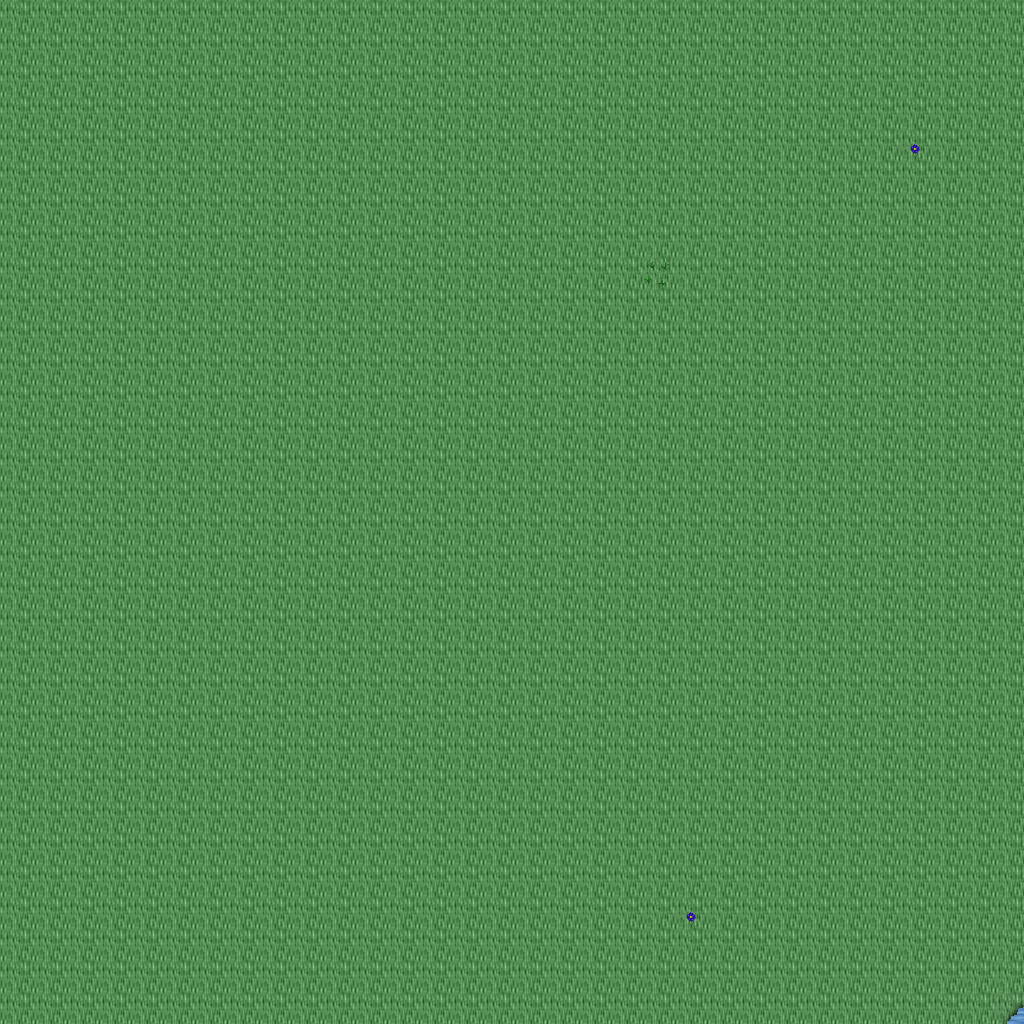

Tiled map render using the project's own tile images. Description and the map definition, with tile-layer contents summarised, below:
An orthogonal 32x32 tile map with 32x32 px tiles, 5 tile layers (Ground, Objects, Objects2, Above, ...), 1 hidden layer not drawn, 12 tilesets.

<map version="1.10" tiledversion="1.11.0" orientation="orthogonal" renderorder="right-down" width="32" height="32" tilewidth="32" tileheight="32" infinite="0" nextlayerid="11" nextobjectid="1">
 <tileset firstgid="1" name="ground_ground" tilewidth="32" tileheight="32" tilecount="33" columns="3">
  <image source="../drawable/ground_ground.png" width="96" height="352" />
 </tileset>
 <tileset firstgid="34" name="ground_water_pool" tilewidth="32" tileheight="32" tilecount="72" columns="3">
  <image source="../drawable/ground_water_pool.png" width="96" height="768" />
 </tileset>
 <tileset firstgid="106" name="ground_grass_edges" tilewidth="32" tileheight="32" tilecount="36" columns="12">
  <image source="../drawable/ground_grass_edges.png" width="384" height="96" />
 </tileset>
 <tileset firstgid="142" name="ground_grass_corners" tilewidth="32" tileheight="32" tilecount="24" columns="6">
  <image source="../drawable/ground_grass_corners.png" width="192" height="128" />
 </tileset>
 <tileset firstgid="166" name="building_wall_wood" tilewidth="32" tileheight="32" tilecount="16" columns="4">
  <image source="../drawable/building_wall_wood.png" width="128" height="128" />
 </tileset>
 <tileset firstgid="182" name="plant_grasses" tilewidth="32" tileheight="32" tilecount="6" columns="3">
  <image source="../drawable/plant_grasses.png" width="96" height="64" />
 </tileset>
 <tileset firstgid="188" name="plant_flower_daisy_yellow" tilewidth="32" tileheight="32" tilecount="8" columns="2">
  <image source="../drawable/plant_flower_daisy_yellow.png" width="64" height="128" />
 </tileset>
 <tileset firstgid="196" name="plant_flower_daisy_blue" tilewidth="32" tileheight="32" tilecount="8" columns="2">
  <image source="../drawable/plant_flower_daisy_blue.png" width="64" height="128" />
 </tileset>
 <tileset firstgid="204" name="building_door_door_w" tilewidth="32" tileheight="32" tilecount="6" columns="2">
  <image source="../drawable/building_door_door_w.png" width="64" height="96" />
 </tileset>
 <tileset firstgid="210" name="building_door_door_e" tilewidth="32" tileheight="32" tilecount="6" columns="2">
  <image source="../drawable/building_door_door_e.png" width="64" height="96" />
 </tileset>
 <tileset firstgid="216" name="logic_creature_animal" tilewidth="32" tileheight="32" tilecount="32" columns="8">
  <image source="../drawable/logic_creature_animal.png" width="256" height="128" />
 </tileset>
 <tileset firstgid="248" name="logic_collision" tilewidth="32" tileheight="32" tilecount="1" columns="1">
  <image source="../drawable/logic_collision.png" width="32" height="32" />
 </tileset>
 <layer id="1" name="Ground" width="32" height="32">
  <data>[1024 cells, 1024 non-empty, 2 distinct tile ids]</data>
 </layer>
 <layer id="2" name="Objects" width="32" height="32">
  <data>[1024 cells, 1 non-empty, 1 distinct tile ids]</data>
 </layer>
 <layer id="3" name="Objects2" width="32" height="32">
  <data>[1024 cells, 3 non-empty, 2 distinct tile ids]</data>
 </layer>
 <layer id="4" name="Above" width="32" height="32">
  <data>[1024 cells, 0 non-empty, 0 distinct tile ids]</data>
 </layer>
 <layer id="5" name="Above2" width="32" height="32">
  <data>[1024 cells, 0 non-empty, 0 distinct tile ids]</data>
 </layer>
 <layer id="6" name="Walkable" width="32" height="32" visible="0">
  <data>[1024 cells, 0 non-empty, 0 distinct tile ids]</data>
 </layer>
 <objectgroup id="7" name="Mapevents" />
 <objectgroup id="8" name="Spawn" />
 <objectgroup id="9" name="Keys" />
 <objectgroup id="10" name="Replace" />
</map>
